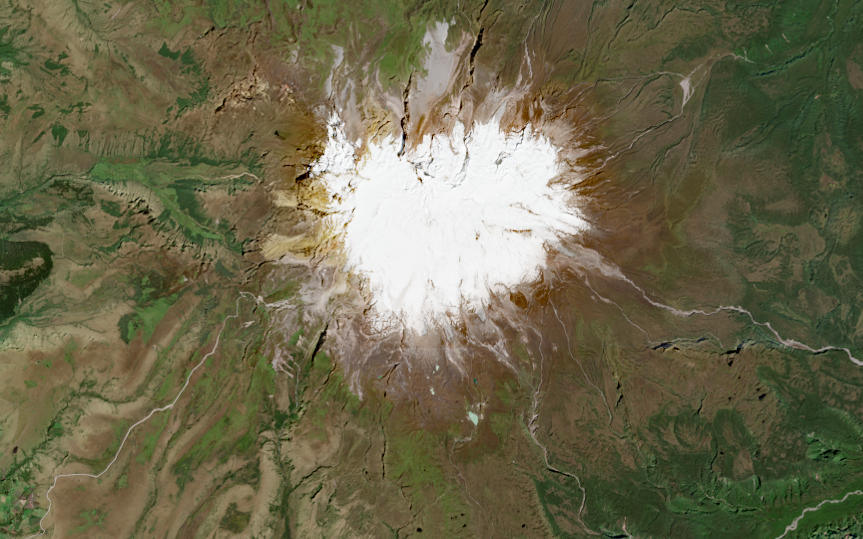
#> input picture Semana3/Data/cayambe.tif, 863 x 539 px, found by its file name
$ jupyter execute TareaMetodo1.ipynb   (older library calls are emulated)
#> lines starting #> are read from the running program, lines starting #| are printed output that depends on the picture; after the words box and inside, x2 and y2 are one past the last pixel; in counts of white or black regions, pixels touching at a corner belong together; long printed decimals are rounded
## Segmentación de Imágenes Infrarrojas (IR)
### Selección de Área de Interés usando Filtros, Bordes y Morfología Matemática

## Objetivos
1. Seleccionar el área de interés (ROI).
2. Comparar dos técnicas independientes.
3. Aplicar un método secuencial.
4. Generar máscara binaria.
5. Evaluar métricas cuantitativas.

[cell 1]
import cv2
import numpy as np
import matplotlib.pyplot as plt
import os

plt.rcParams['figure.figsize'] = (15,5)

[cell 2]
ruta =  r"C:\Users\HP\Documents\MestriaPractico\Materia1\Repo\Semana3\Data\cayambe.tif"

img = cv2.imread(ruta, cv2.IMREAD_UNCHANGED)
#> img is the input picture: shape (539, 863, 3) uint16; mean B, G, R 19431.6, 26404, 27390.2

if img is None:
    raise ValueError("No se pudo cargar la imagen. Verifique la ruta.")

if len(img.shape) < 2:
    raise ValueError("Imagen inválida.")

img_norm = cv2.normalize(img, None, 0, 255, cv2.NORM_MINMAX, dtype=cv2.CV_8U)

plt.imshow(img_norm, cmap='gray')
plt.title("Imagen IR Normalizada")
plt.axis('off')
plt.show()

### Método 1: Verificar Filtro, Bordes y Morfología

[cell 3]
# Verificar si la imagen tiene 3 canales
if len(img_norm.shape) == 3:
    img_gray = cv2.cvtColor(img_norm, cv2.COLOR_BGR2GRAY)
else:
    img_gray = img_norm.copy()

# Suavizado
blur = cv2.GaussianBlur(img_gray, (5,5), 0)

# Gradiente Sobel
sobelx = cv2.Sobel(blur, cv2.CV_64F, 1, 0, ksize=3)
sobely = cv2.Sobel(blur, cv2.CV_64F, 0, 1, ksize=3)
gradient = cv2.magnitude(sobelx, sobely)

# Convertir a 8 bits (IMPORTANTE)
gradient = cv2.convertScaleAbs(gradient)

# Asegurar 1 canal antes de Otsu
if len(gradient.shape) == 3:
    gradient = cv2.cvtColor(gradient, cv2.COLOR_BGR2GRAY)

# Umbralización Otsu
_, binary1 = cv2.threshold(
    gradient,
    0,
    255,
    cv2.THRESH_BINARY + cv2.THRESH_OTSU
)
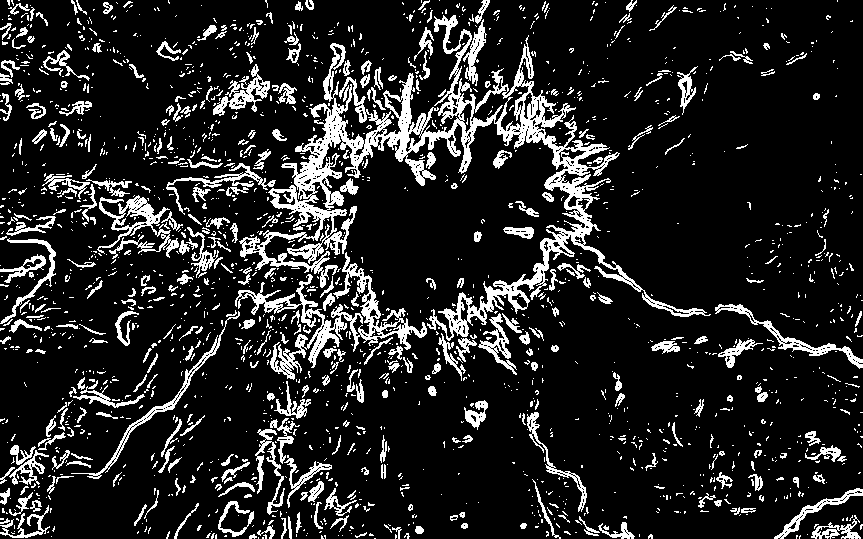
#> binary1: shape (539, 863); 14.3% white; 1930 white regions (1575 under 20 px), largest, box (x1, y1, x2, y2) and area: (239, 15, 711, 341) 19925, (235, 252, 427, 380) 4294, (97, 195, 179, 259) 1567

kernel = np.ones((5,5), np.uint8)
mask_morph = cv2.morphologyEx(binary1, cv2.MORPH_CLOSE, kernel)
#> mask_morph: shape (539, 863); 21.7% white; 652 white regions (457 under 20 px), largest, box (x1, y1, x2, y2) and area: (41, 0, 711, 539) 63041, (0, 368, 158, 539) 4420, (0, 209, 66, 350) 2946

roi_morph = cv2.bitwise_and(img_norm, img_norm, mask=mask_morph)

plt.subplot(1,3,1); plt.imshow(mask_morph, cmap='gray'); plt.title("Máscara M1")
plt.subplot(1,3,2); plt.imshow(roi_morph, cmap='gray'); plt.title("ROI M1")
plt.subplot(1,3,3); plt.imshow(gradient, cmap='gray'); plt.title("Gradiente")
plt.show()
#> figure, not shown here; B, G, R data is drawn as R, G, B

### Método 2: Aplicando Watershed

[cell 4]
# ===============================
# VALIDACIÓN DE FORMATO DE IMAGEN
# ===============================

if img_norm is None:
    raise ValueError("Error: La imagen no se cargó correctamente.")

# Si tiene 3 canales, convertir a escala de grises
if len(img_norm.shape) == 3:
    img_gray = cv2.cvtColor(img_norm, cv2.COLOR_BGR2GRAY)
else:
    img_gray = img_norm.copy()

# Asegurar que sea 8 bits
if img_gray.dtype != np.uint8:
    img_gray = cv2.normalize(img_gray, None, 0, 255,
                             cv2.NORM_MINMAX).astype(np.uint8)

# ===============================
# 1. UMBRALIZACIÓN (OTSU)
# ===============================

_, thresh = cv2.threshold(
    img_gray,
    0,
    255,
    cv2.THRESH_BINARY_INV + cv2.THRESH_OTSU
)
#> thresh: shape (539, 863); 88.5% white; 403 black regions (374 under 20 px), largest, box (x1, y1, x2, y2) and area: (297, 88, 591, 352) 47576, (404, 22, 463, 136) 2308, (261, 234, 313, 268) 720

# ===============================
# 2. MORFOLOGÍA (Limpieza)
# ===============================

kernel = np.ones((3,3), np.uint8)
opening = cv2.morphologyEx(
    thresh,
    cv2.MORPH_OPEN,
    kernel,
    iterations=1
)
#> opening: shape (539, 863); 87.8% white; 271 black regions (238 under 20 px), largest, box (x1, y1, x2, y2) and area: (261, 19, 591, 353) 54229, (276, 192, 298, 207) 201, (446, 341, 462, 365) 141

# Fondo seguro
sure_bg = cv2.dilate(opening, kernel, iterations=3)
#> sure_bg: shape (539, 863); 90.6% white; 14 black regions (8 under 20 px), largest, box (x1, y1, x2, y2) and area: (305, 95, 587, 342) 42140, (412, 26, 454, 111) 1227, (268, 239, 292, 255) 210, (390, 99, 401, 115) 74, (288, 256, 310, 262) 45, (465, 106, 470, 114) 24

# ===============================
# 3. TRANSFORMADA DE DISTANCIA
# ===============================

dist_transform = cv2.distanceTransform(
    opening,
    cv2.DIST_L2,
    5
)

# Umbral del foreground
_, sure_fg = cv2.threshold(
    dist_transform,
    0.7 * dist_transform.max(),
    255,
    0
)
#> sure_fg: shape (539, 863) float32; 2.8% white; 2 white regions, box (x1, y1, x2, y2) and area: (791, 0, 863, 220) 10828, (223, 521, 405, 539) 2198

sure_fg = np.uint8(sure_fg)

# Región desconocida
unknown = cv2.subtract(sure_bg, sure_fg)
#> unknown: shape (539, 863); 87.8% white; 16 black regions (8 under 20 px), largest, box (x1, y1, x2, y2) and area: (305, 95, 587, 342) 42140, (791, 0, 863, 220) 10828, (223, 521, 405, 539) 2198

# ===============================
# 4. MARCADORES
# ===============================

_, markers = cv2.connectedComponents(sure_fg)
#> markers: shape (539, 863) int32; 3 distinct labels, from 0 to 2
markers = markers + 1
#> markers: shape (539, 863) int32; 3 distinct labels, from 1 to 3
markers[unknown == 255] = 0
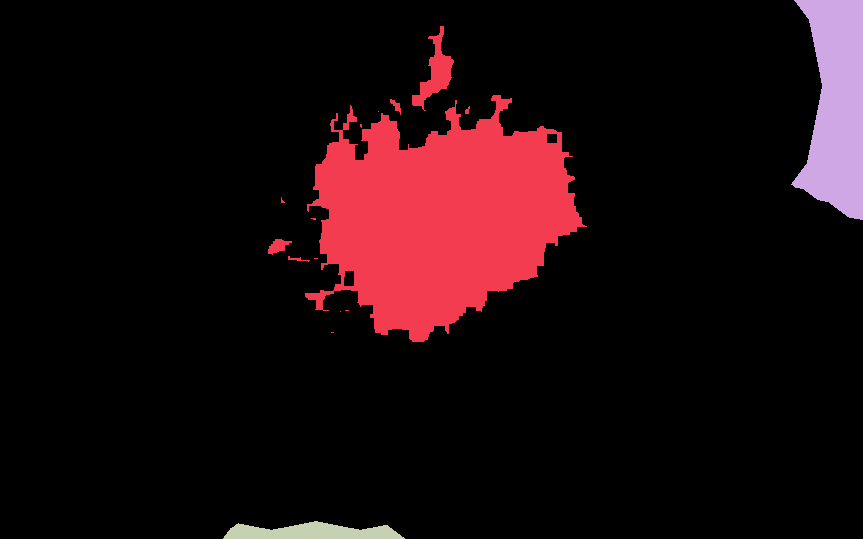
#> markers: shape (539, 863) int32; 4 distinct labels, from 0 to 3; one colour per label, 0 black

# ===============================
# 5. WATERSHED
# ===============================

img_color = cv2.cvtColor(img_gray, cv2.COLOR_GRAY2BGR)

markers = cv2.watershed(img_color, markers)
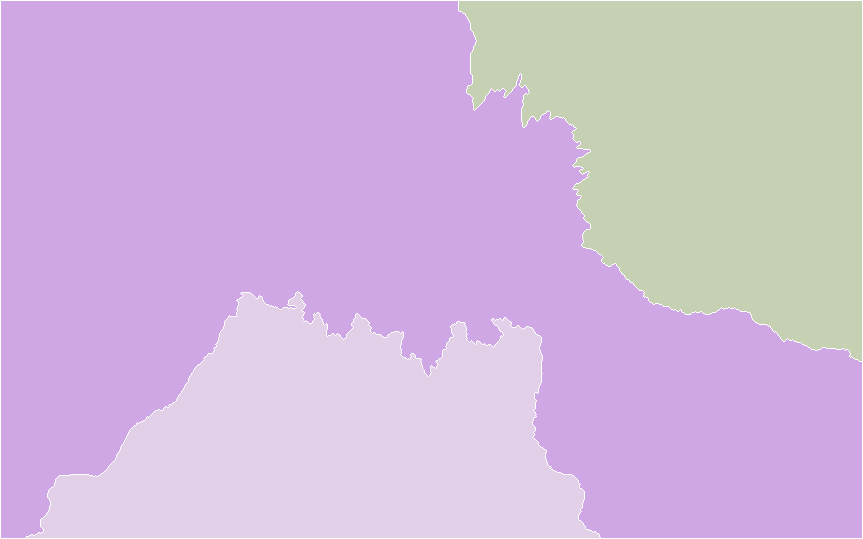
#> markers: shape (539, 863) int32; 4 distinct labels, from -1 to 3; one colour per label, 0 black, -1 white

# ===============================
# 6. GENERACIÓN DE MÁSCARA
# ===============================

mask_ws = np.zeros(img_gray.shape, dtype=np.uint8)
mask_ws[markers > 1] = 255

roi_ws = cv2.bitwise_and(
    img_gray,
    img_gray,
    mask=mask_ws
)
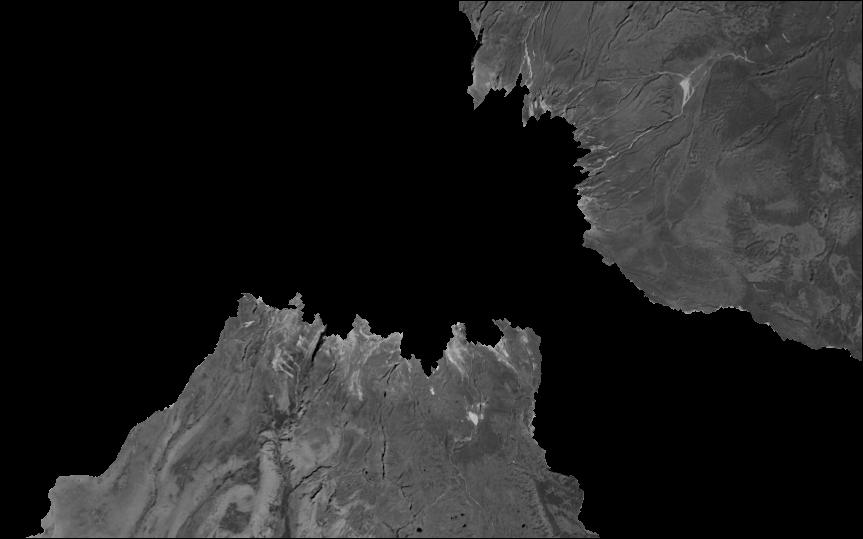
#> roi_ws: shape (539, 863); min 0, max 208, mean 33.8

# ===============================
# 7. VISUALIZACIÓN
# ===============================

plt.figure(figsize=(15,5))

plt.subplot(1,3,1)
plt.imshow(mask_ws, cmap='gray')
plt.title("Máscara Método 2 (Watershed)")
plt.axis("off")

plt.subplot(1,3,2)
plt.imshow(roi_ws, cmap='gray')
plt.title("ROI Método 2")
plt.axis("off")

plt.subplot(1,3,3)
plt.imshow(markers, cmap='jet')
plt.title("Mapa de Marcadores")
plt.axis("off")

plt.tight_layout()
plt.show()
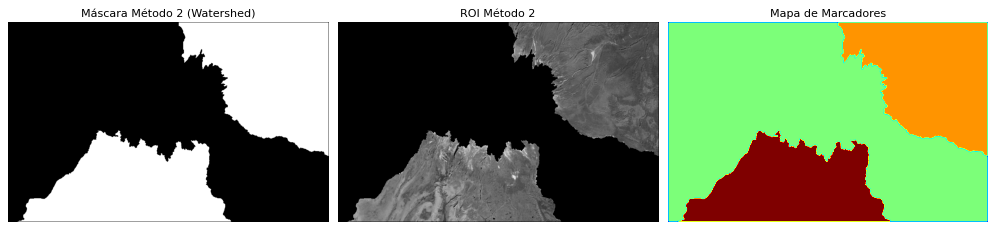
#> figure drawn by matplotlib, 3 panels

### Comparación entre el método 1 y método 2

[cell 5]
def calcular_area(mask):
    return np.sum(mask == 255)

area_m1 = calcular_area(mask_morph)
#> area_m1 = 101070
area_m2 = calcular_area(mask_ws)

print("Área Método 1:", area_m1)
#| Área Método 1: 101070
print("Área Método 2:", area_m2)
print("Diferencia porcentual:",
      abs(area_m1 - area_m2) / max(area_m1, area_m2) * 100, "%")
#| Diferencia porcentual: 46.125 %

## Método Secuencial

[cell 6]
opening2 = cv2.morphologyEx(mask_morph, cv2.MORPH_OPEN, kernel)
#> opening2: shape (539, 863); 20.1% white; 303 white regions (82 under 20 px), largest, box (x1, y1, x2, y2) and area: (41, 0, 707, 384) 51766, (0, 402, 74, 539) 2966, (0, 213, 56, 333) 2504

dist_transform2 = cv2.distanceTransform(opening2, cv2.DIST_L2, 5)
_, sure_fg2 = cv2.threshold(dist_transform2, 0.7 * dist_transform2.max(), 255, 0)
#> sure_fg2: shape (539, 863) float32; 0.2% white; 16 white regions (8 under 20 px), largest, box (x1, y1, x2, y2) and area: (297, 151, 322, 205) 406, (525, 113, 535, 132) 140, (321, 236, 336, 251) 105

sure_fg2 = np.uint8(sure_fg2)
_, markers2 = cv2.connectedComponents(sure_fg2)
#> markers2: shape (539, 863) int32; 17 distinct labels, from 0 to 16
markers2 = markers2 + 1
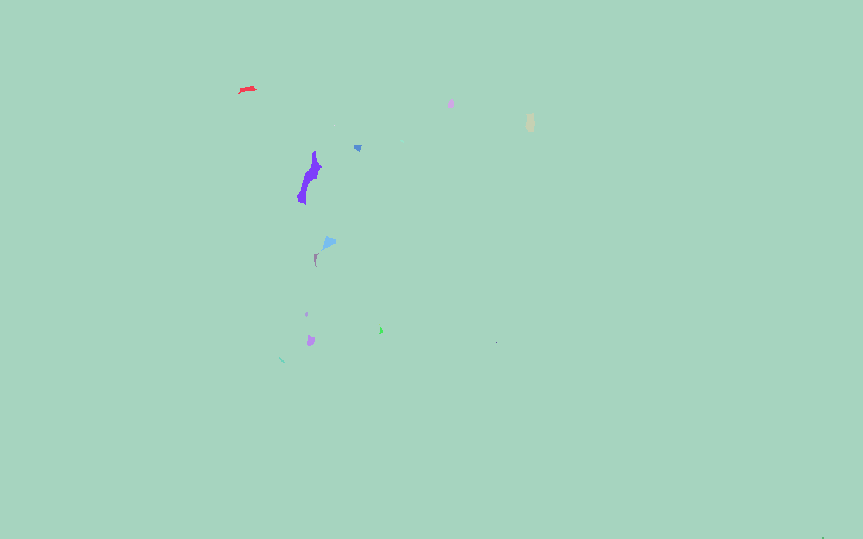
#> markers2: shape (539, 863) int32; 17 distinct labels, from 1 to 17; one colour per label, 0 black

markers2 = cv2.watershed(img_color, markers2)
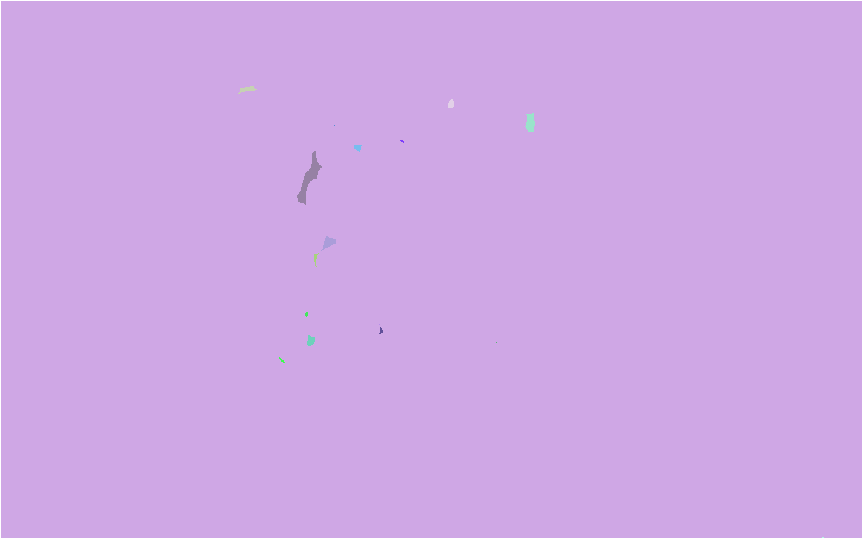
#> markers2: shape (539, 863) int32; 18 distinct labels, from -1 to 17; one colour per label, 0 black, -1 white

# Crear máscara correctamente (1 canal)
mask_seq = np.zeros(img_norm.shape[:2], dtype=np.uint8)
mask_seq[markers2 > 1] = 255

# Asegurar compatibilidad
if len(img_norm.shape) == 3:
    roi_seq = cv2.bitwise_and(img_norm, img_norm, mask=mask_seq)
else:
    roi_seq = cv2.bitwise_and(img_norm, img_norm, mask=mask_seq)

plt.subplot(1,3,1); plt.imshow(mask_seq, cmap='gray'); plt.title("Máscara Secuencial")
plt.subplot(1,3,2); plt.imshow(roi_seq, cmap='gray'); plt.title("ROI Secuencial")
plt.subplot(1,3,3); plt.imshow(img_norm, cmap='gray'); plt.title("Original")
plt.show()
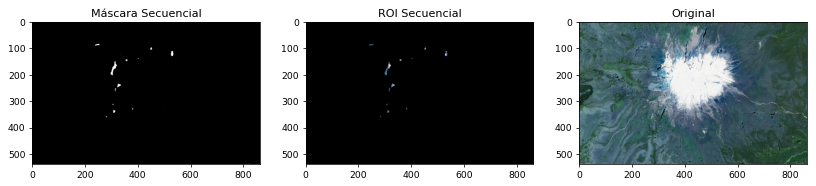
#> figure drawn by matplotlib, 3 panels; B, G, R data is drawn as R, G, B

## Métricas Cuantitativas

[cell 7]
def area_segmentada(mask):
    return np.sum(mask > 0)

def porcentaje_roi(mask):
    return 100 * np.sum(mask > 0) / mask.size

print("Área Método 1:", area_segmentada(mask_morph))
#| Área Método 1: 101070
print("Área Método 2:", area_segmentada(mask_ws))
print("Área Secuencial:", area_segmentada(mask_seq))

print("Porcentaje ROI M1: {:.2f}%".format(porcentaje_roi(mask_morph)))
#| Porcentaje ROI M1: 21.73%
print("Porcentaje ROI M2: {:.2f}%".format(porcentaje_roi(mask_ws)))
print("Porcentaje ROI Secuencial: {:.2f}%".format(porcentaje_roi(mask_seq)))

## Comparación Visual Final

[cell 8]
plt.figure(figsize=(18,6))
plt.subplot(1,4,1); plt.imshow(img_norm, cmap='gray'); plt.title("Original")
plt.subplot(1,4,2); plt.imshow(roi_morph, cmap='gray'); plt.title("M1")
plt.subplot(1,4,3); plt.imshow(roi_ws, cmap='gray'); plt.title("M2")
plt.subplot(1,4,4); plt.imshow(roi_seq, cmap='gray'); plt.title("Secuencial")
plt.show()
#> figure, not shown here; B, G, R data is drawn as R, G, B

Una vez que haya podido elegir el área de interés, úselo como una máscara para aplicar el conjunto de prueba  (testset), donde solo se pueda observar el área de interés y el resto de pixeles estén asignado el valor de 0.

[cell 9]
from glob import glob


BEST_MASK = mask_seq   # <- o mask_morph / mask_ws

# Asegurar que sea binaria 0/255
BEST_MASK = ((BEST_MASK > 0).astype(np.uint8)) * 255

TESTSET_FOLDER = r"C:\Users\HP\Documents\MestriaPractico\Materia1\Repo\Semana3\test"
OUT_FOLDER     = r"C:\Users\HP\Documents\MestriaPractico\Materia1\Repo\Semana3\test_masked"

paths = sorted(glob(os.path.join(TESTSET_FOLDER, "*.tif")))
print("Imágenes encontradas:", len(paths))

for i, p in enumerate(paths):
    img = cv2.imread(p, cv2.IMREAD_GRAYSCALE)
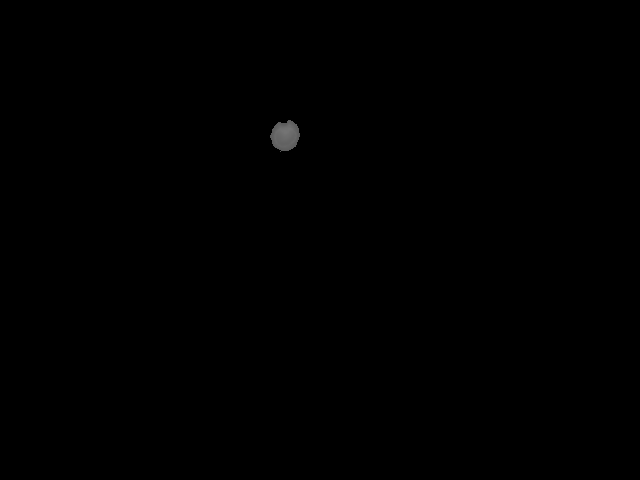
#> input picture Semana3/test/1734589454818.tif, 640 x 480 px
#> img is the input picture: shape (480, 640); min 0, max 116, mean 0.2

    # ======= Generar ROI =======
    blur = cv2.GaussianBlur(img, (5,5), 0)
#> blur: shape (480, 640)
    _, th = cv2.threshold(blur, 0, 255, cv2.THRESH_BINARY + cv2.THRESH_OTSU)
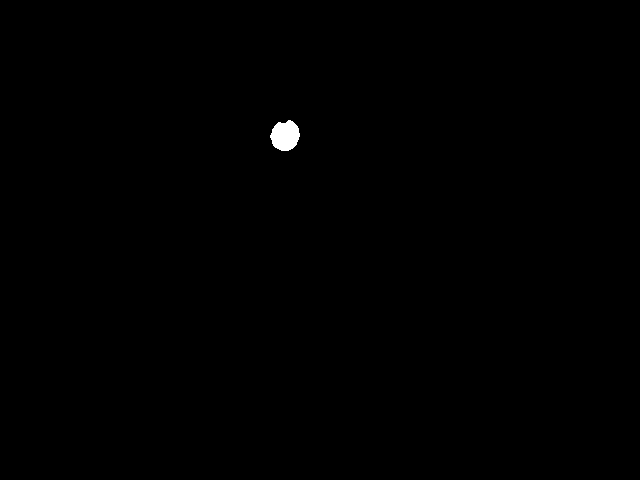
#> th: shape (480, 640); 0.22% white; 1 white region, box (x1, y1, x2, y2) and area: (270, 120, 300, 151) 690

    if (th > 0).mean() > 0.6:
        th = cv2.bitwise_not(th)

    kernel = cv2.getStructuringElement(cv2.MORPH_ELLIPSE, (15,15))
    mask = cv2.morphologyEx(th, cv2.MORPH_CLOSE, kernel)
#> mask: shape (480, 640); 0.23% white; 1 white region, box (x1, y1, x2, y2) and area: (270, 120, 300, 151) 693

    num_labels, labels, stats, _ = cv2.connectedComponentsWithStats(mask, 8)
#> num_labels = 2; stats = [[0, 0, 640, 480, 306507], [270, 120, 30, 31, 693]]
    if num_labels > 1:
        largest = 1 + np.argmax(stats[1:, cv2.CC_STAT_AREA])
#> largest = 1
        clean = np.zeros_like(mask)
        clean[labels == largest] = 255
        mask = clean

    result = cv2.bitwise_and(img, img, mask=mask)

    cv2.imwrite(os.path.join(OUT_FOLDER, os.path.basename(p)), result)

    # ======= MOSTRAR IMÁGENES (solo primeras 3 para no saturar) =======
    if i < 3:
        plt.figure(figsize=(12,4))

        plt.subplot(1,3,1)
        plt.imshow(img, cmap='gray')
        plt.title("Original")
        plt.axis("off")

        plt.subplot(1,3,2)
        plt.imshow(mask, cmap='gray')
        plt.title("Máscara ROI")
        plt.axis("off")

        plt.subplot(1,3,3)
        plt.imshow(result, cmap='gray')
        plt.title("ROI aplicado (fuera=0)")
        plt.axis("off")

        plt.tight_layout()
        plt.show()
#> pass 2 of the loop `for i, p in enumerate(paths):`:
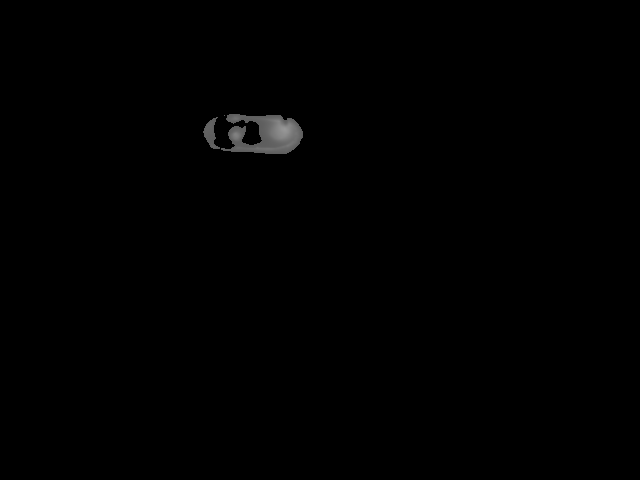
#> input picture Semana3/test/1734589456344.tif, 640 x 480 px
#> img is the input picture: shape (480, 640); min 0, max 151, mean 0.8
#> `_, th = cv2.threshold(blur, 0, 255, cv2.THRESH_BINARY + cv2.THRESH_OTSU)`:
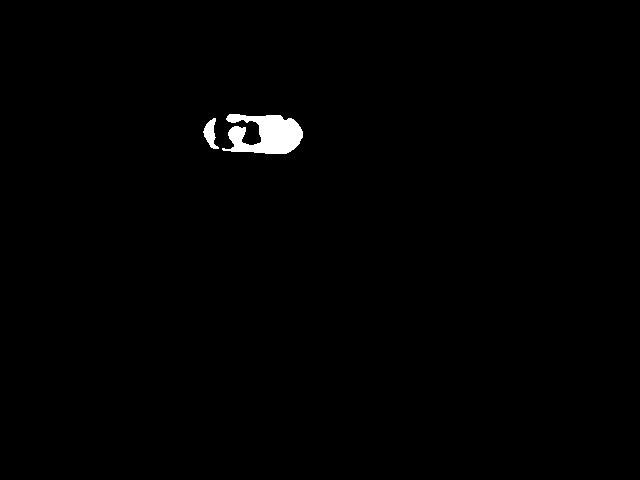
#> th: shape (480, 640); 0.78% white; 2 white regions, box (x1, y1, x2, y2) and area: (222, 114, 303, 154) 2157, (203, 118, 219, 149) 254
#> `mask = cv2.morphologyEx(th, cv2.MORPH_CLOSE, kernel)`:
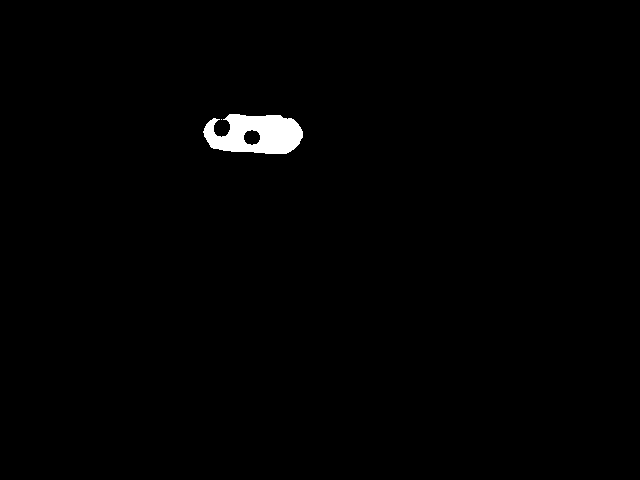
#> mask: shape (480, 640); 0.93% white; 2 white regions (1 under 20 px), largest, box (x1, y1, x2, y2) and area: (203, 114, 303, 154) 2871
#> labels: shape (480, 640) int32; 3 distinct labels, from 0 to 2
#> num_labels = 3; stats = [[0, 0, 640, 480, 304328], [203, 114, 100, 40, 2871], [221, 119, 1, 1, 1]]
